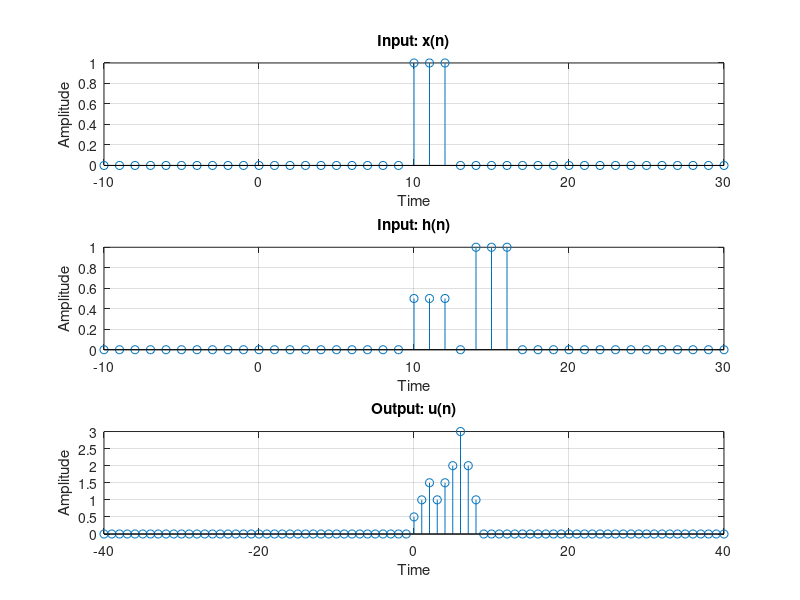

MATLAB code to generate this figure:
t = -20:20;
x = 1.*(t>=0 & t<=2);
h = (0.5).*(t>=0 & t<=2) + 1.*(t>=4 & t<= 6);
u = conv(x, h);
disp(u);

a = -10; b = -10;
p = a:a+(length(x)-1);
subplot(3, 1, 1), stem(p, x); grid on
xlabel('Time'), ylabel('Amplitude');
title('Input: x(n)')

q = b:b+(length(h)-1);
subplot(3, 1, 2), stem(q, h); grid on
xlabel('Time'), ylabel('Amplitude');clc
title('Input: h(n)')

n = -length(h)+1:length(u)-length(h);
subplot(3, 1, 3), stem(n, u); grid on; disp(u)
xlabel('Time'), ylabel('Amplitude');
title('Output: u(n)')